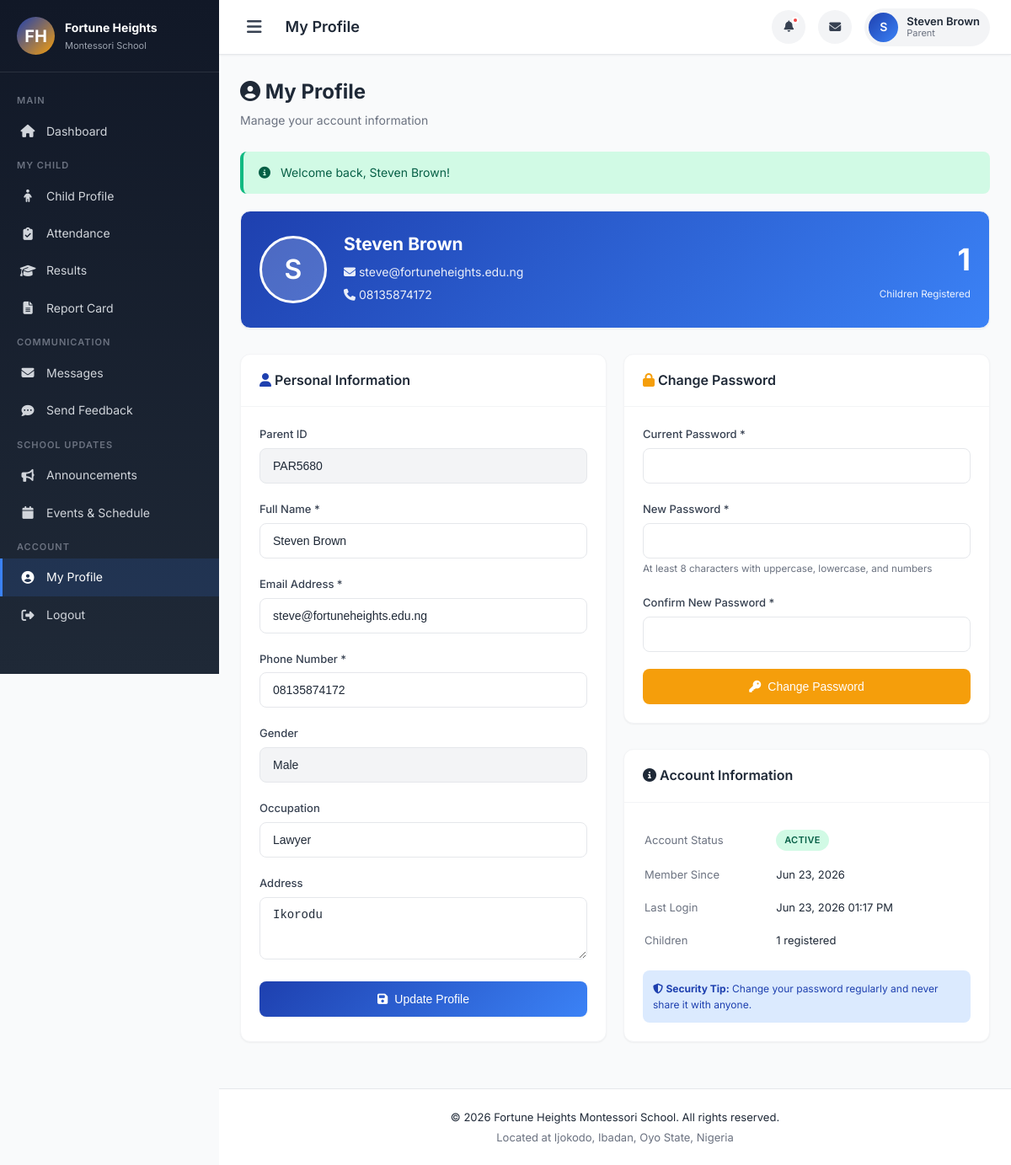
Screenshot of /public/index.php?page=profile (signed in) with the database file from the repository.
### tables this page shows
CREATE TABLE `parents` (
  `id` int(11) NOT NULL,
  `parent_id` varchar(20) NOT NULL,
  `full_name` varchar(150) NOT NULL,
  `email` varchar(150) NOT NULL,
  `phone` varchar(20) NOT NULL,
  `gender` enum('Male','Female') NOT NULL,
  `occupation` varchar(100) DEFAULT NULL,
  `address` text DEFAULT NULL,
  `password` varchar(255) NOT NULL,
  `avatar` varchar(255) DEFAULT 'default.png',
  `is_active` tinyint(1) DEFAULT 1,
  `last_login` datetime DEFAULT NULL,
  `created_at` timestamp NOT NULL DEFAULT current_timestamp()
);

### app/helpers/Auth.php (called while the page is built, shortened)
<?php
class Auth {
    public static function id() {
        return $_SESSION['user_id'] ?? null;
    }
    public static function role() {
        return $_SESSION['user_role'] ?? null;
    }
    private static function getTableByRole($role) {
        return match($role) {
            'admin'   => 'admins',
            'teacher' => 'teachers',
            'parent'  => 'parents',
            default   => throw new Exception("Invalid role: {$role}")
        };
    }
    public static function user() {
        try {
            $db = db();
            $table = self::getTableByRole(self::role());
            $stmt = $db->prepare("SELECT * FROM {$table} WHERE id = ? LIMIT 1");
            $stmt->execute([self::id()]);
            return $stmt->fetch();
        } catch (Exception $e) {
            error_log("Error fetching user: " . $e->getMessage());
            return null;
        }
    }
}

### app/views/parent/profile.php (the view, shortened to what this page needs)
<?php
require_once APP_PATH . '/views/layouts/header.php';
$childrenCount = countRecords('students', 'parent_id = ? AND is_active = 1', [Auth::id()]);
$parent = Auth::user();
?>
<div class="dashboard-wrapper">
    <?php include APP_PATH . '/views/layouts/sidebar.php'; ?>
    <div class="main-content">
        <?php include APP_PATH . '/views/layouts/topbar.php'; ?>
        <div class="content-area">
            <div class="page-header">
                <div>
                    <h2><i class="fas fa-user-circle"></i> My Profile</h2>
                    <p>Manage your account information</p>
                </div>
            </div>
            <div class="card mb-4" style="background:linear-gradient(135deg,#1e40af,#3b82f6);color:white;">
                <div class="card-body">
                    <div style="display:flex;align-items:center;gap:20px;flex-wrap:wrap;">
                        <div class="user-avatar" style="width:80px;height:80px;font-size:32px;background:rgba(255,255,255,0.2);border:3px solid white;">
                            <?= strtoupper(substr($parent['full_name'], 0, 1)) ?>
                        </div>
                        <div style="flex:1;min-width:200px;">
                            <h2 style="margin:0;"><?= e($parent['full_name']) ?></h2>
                            <p style="margin:5px 0;opacity:0.9;"><i class="fas fa-envelope"></i> <?= e($parent['email']) ?></p>
                            <p style="margin:5px 0;opacity:0.9;"><i class="fas fa-phone"></i> <?= e($parent['phone']) ?></p>
                        </div>
                        <div style="text-align:right;">
                            <div style="font-size:36px;font-weight:700;"><?= $childrenCount ?></div>
                            <small style="opacity:0.9;">Children Registered</small>
                        </div>
                    </div>
                </div>
            </div>
            <div class="grid-2">
                <div class="card">
                    <div class="card-header">
                        <h3><i class="fas fa-user text-primary"></i> Personal Information</h3>
                    </div>
                    <div class="card-body">
                        <form method="POST">
                            <div class="form-group">
                                <label>Parent ID</label>
                                <input type="text" class="form-control" value="<?= e($parent['parent_id']) ?>" readonly style="background:var(--gray-100);">
                            </div>
                            <div class="form-group">
                                <label>Full Name *</label>
                                <input type="text" name="full_name" class="form-control" value="<?= e($parent['full_name']) ?>" required>
                            </div>
                            <div class="form-group">
                                <label>Email Address *</label>
                                <input type="email" name="email" class="form-control" value="<?= e($parent['email']) ?>" required>
                            </div>
                            <div class="form-group">
                                <label>Phone Number *</label>
                                <input type="text" name="phone" class="form-control" value="<?= e($parent['phone']) ?>" required>
                            </div>
                            <div class="form-group">
                                <label>Gender</label>
                                <input type="text" class="form-control" value="<?= e($parent['gender']) ?>" readonly style="background:var(--gray-100);">
                            </div>
                            <div class="form-group">
                                <label>Occupation</label>
                                <input type="text" name="occupation" class="form-control" value="<?= e($parent['occupation'] ?? '') ?>">
                            </div>
                            <div class="form-group">
                                <label>Address</label>
                                <textarea name="address" class="form-control" rows="3"><?= e($parent['address'] ?? '') ?></textarea>
                            </div>
                            <button type="submit" class="btn btn-primary btn-block">
                                <i class="fas fa-save"></i> Update Profile
                            </button>
                        </form>
                    </div>
                </div>
                <div>
                    <div class="card mb-4">
                        <div class="card-header">
                            <h3><i class="fas fa-lock text-warning"></i> Change Password</h3>
                        </div>
                        <div class="card-body">
                            <form method="POST">
                                <div class="form-group">
                                    <label>Current Password *</label>
                                    <input type="password" name="current_password" class="form-control" required>
                                </div>
                                <div class="form-group">
                                    <label>New Password *</label>
                                    <input type="password" name="new_password" class="form-control" required>
                                    <small class="text-muted">At least 8 characters with uppercase, lowercase, and numbers</small>
                                </div>
                                <div class="form-group">
                                    <label>Confirm New Password *</label>
                                    <input type="password" name="confirm_password" class="form-control" required>
                                </div>
                                <button type="submit" class="btn btn-warning btn-block">
                                    <i class="fas fa-key"></i> Change Password
                                </button>
                            </form>
                        </div>
                    </div>
                    <div class="card">
                        <div class="card-header">
                            <h3><i class="fas fa-info-circle text-info"></i> Account Information</h3>
                        </div>
                        <div class="card-body">
                            <table style="width:100%;font-size:13px;">
                                <tr>
                                    <td style="padding:8px 0;color:var(--gray-500);">Account Status</td>
                                    <td style="padding:8px 0;">
                                        <span class="badge badge-<?= $parent['is_active'] ? 'success' : 'danger' ?>">
                                            <?= $parent['is_active'] ? 'Active' : 'Inactive' ?>
                                        </span>
                                    </td>
                                </tr>
                                <tr>
                                    <td style="padding:8px 0;color:var(--gray-500);">Member Since</td>
                                    <td style="padding:8px 0;"><?= formatDate($parent['created_at']) ?></td>
                                </tr>
                                <tr>
                                    <td style="padding:8px 0;color:var(--gray-500);">Last Login</td>
                                    <td style="padding:8px 0;"><?= $parent['last_login'] ? formatDateTime($parent['last_login']) : 'Never' ?></td>
                                </tr>
                                <tr>
                                    <td style="padding:8px 0;color:var(--gray-500);">Children</td>
                                    <td style="padding:8px 0;"><?= $childrenCount ?> registered</td>
                                </tr>
                            </table>
                            <div style="margin-top:15px;padding:12px;background:#dbeafe;border-radius:var(--radius);font-size:12px;color:#1e40af;">
                                <i class="fas fa-shield-alt"></i>
                                <strong>Security Tip:</strong> Change your password regularly and never share it with anyone.
                            </div>
                        </div>
                    </div>
                </div>
            </div>
        </div>
        <?php include APP_PATH . '/views/layouts/footer.php'; ?>

### public/assets/css/style.css (style rules this page uses)
:root { --primary: #1e40af; --primary-dark: #1e3a8a; --primary-light: #3b82f6; --secondary: #f59e0b; --secondary-dark: #d97706; --success: #10b981; --danger: #ef4444; --warning: #f59e0b; --info: #06b6d4; --dark: #1f2937; --gray-900: #111827; --gray-800: #1f2937; --gray-700: #374151; --gray-600: #4b5563; --gray-500: #6b7280; --gray-400: #9ca3af; --gray-300: #d1d5db; --gray-200: #e5e7eb; --gray-100: #f3f4f6; --gray-50: #f9fafb; --white: #ffffff; --sidebar-width: 260px; --topbar-height: 65px; --shadow-sm: 0 1px 2px rgba(0,0,0,0.05); --shadow: 0 4px 6px -1px rgba(0,0,0,0.1), 0 2px 4px -1px rgba(0,0,0,0.06); --shadow-lg: 0 10px 15px -3px rgba(0,0,0,0.1), 0 4px 6px -2px rgba(0,0,0,0.05); --radius-sm: 0.25rem; --radius: 0.5rem; --radius-lg: 0.75rem; --radius-xl: 1rem; --transition: all 0.3s ease; }
* { margin: 0; padding: 0; box-sizing: border-box; }
body { font-family: 'Inter', -apple-system, BlinkMacSystemFont, 'Segoe UI', Roboto, sans-serif; font-size: 14px; line-height: 1.6; color: var(--gray-800); background: var(--gray-50); overflow-x: hidden; }
.form-group { margin-bottom: 20px; }
.form-group label { display: block; margin-bottom: 6px; color: var(--gray-700); font-weight: 500; font-size: 13px; }
.form-control { width: 100%; padding: 12px 15px; border: 1.5px solid var(--gray-200); border-radius: var(--radius); font-size: 14px; transition: var(--transition); background: var(--white); color: var(--gray-800); }
.btn { display: inline-flex; align-items: center; justify-content: center; gap: 8px; padding: 10px 20px; border: none; border-radius: var(--radius); font-size: 14px; font-weight: 500; cursor: pointer; transition: var(--transition); text-decoration: none; }
.btn-primary { background: linear-gradient(135deg, var(--primary), var(--primary-light)); color: var(--white); box-shadow: var(--shadow-sm); }
.btn-block { width: 100%; padding: 13px; }
.btn-warning { background: var(--warning); color: var(--white); }
.dashboard-wrapper { display: flex; min-height: 100vh; }
.main-content { flex: 1; margin-left: var(--sidebar-width); transition: var(--transition); min-width: 0; }
.user-avatar { width: 35px; height: 35px; border-radius: 50%; background: linear-gradient(135deg, var(--primary), var(--primary-light)); color: var(--white); display: flex; align-items: center; justify-content: center; font-weight: 600; font-size: 14px; }
.content-area { padding: 25px; }
.page-header { display: flex; justify-content: space-between; align-items: center; margin-bottom: 25px; flex-wrap: wrap; gap: 15px; }
.page-header h2 { font-size: 24px; font-weight: 700; color: var(--gray-800); }
.page-header p { color: var(--gray-500); font-size: 14px; margin-top: 4px; }
.card { background: var(--white); border-radius: var(--radius-lg); box-shadow: var(--shadow-sm); overflow: hidden; transition: var(--transition); border: 1px solid var(--gray-100); }
.card-header { padding: 18px 22px; border-bottom: 1px solid var(--gray-100); display: flex; justify-content: space-between; align-items: center; }
.card-header h3 { font-size: 16px; font-weight: 600; color: var(--gray-800); }
.card-body { padding: 22px; }
.badge { display: inline-block; padding: 4px 10px; border-radius: 20px; font-size: 11px; font-weight: 600; text-transform: uppercase; letter-spacing: 0.3px; }
.badge-success { background: #d1fae5; color: #065f46; }
.text-primary { color: var(--primary); }
.text-warning { color: var(--warning); }
.text-muted { color: var(--gray-500); }
.mb-4 { margin-bottom: 30px; }
.grid-2 { display: grid; grid-template-columns: repeat(2, 1fr); gap: 20px; }

### rows the page displays
parents: full_name "S", full_name "Steven Brown", email "steve@fortuneheights.edu.ng", phone "08135874172", parent "PAR5680", gender "Male", occupation "Lawyer", address "Ikorodu", created_at "Jun 23, 2026", last_login "Jun 23, 2026 01:17 PM"

### other values shown
$pageTitle "My Profile"
substr(Auth::name(), 0, 1) "S"
Auth::name() "Steven Brown"
Auth::role() "Parent"
$message "Welcome back, Steven Brown!"
$childrenCount "1"
SCHOOL_NAME "Fortune Heights Montessori School"
SCHOOL_ADDRESS "Ijokodo, Ibadan, Oyo State, Nigeria"
